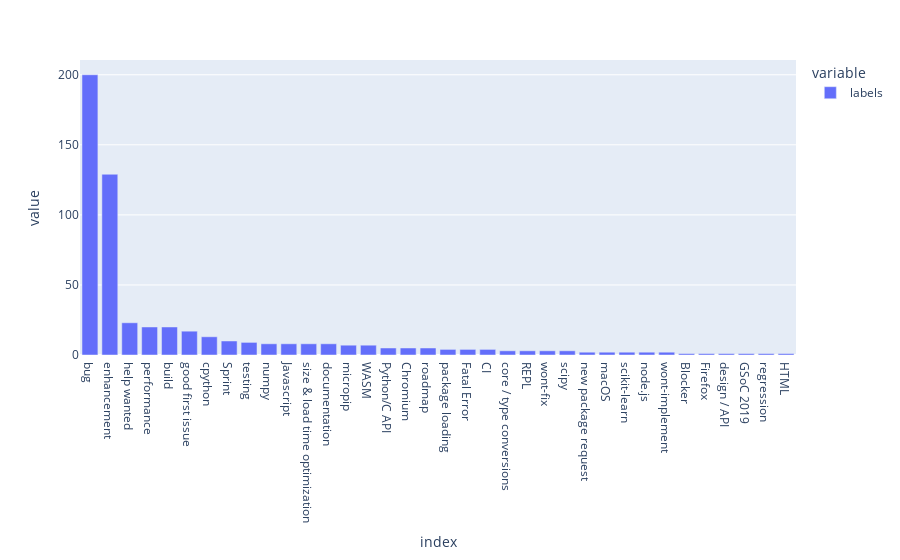

The cell this chart's notebook holds for it:
### Code cell
fig = px.bar(df['labels'].apply(lambda x: [label['name'] for label in x]).explode().value_counts())
fig.show()

### Figure 1 — Plotly figure (JSON) as saved in the notebook; plotly's stock layout.template omitted (floating-point values rounded to 4 significant figures)
{"data": [{"alignmentgroup": "True", "hovertemplate": "variable=labels<br>index=%{x}<br>value=%{y}<extra></extra>", "legendgroup": "labels", "marker": {"color": "#636efa", "pattern": {"shape": ""}}, "name": "labels", "offsetgroup": "labels", "orientation": "v", "showlegend": true, "textposition": "auto", "type": "bar", "x": ["bug", "enhancement", "help wanted", "performance", "build", "good first issue", "cpython", "Sprint", "testing", "numpy", "Javascript", "size & load time optimization", "documentation", "micropip", "WASM", "Python/C API", "Chromium", "roadmap", "package loading", "Fatal Error", "CI", "core / type conversions", "REPL", "wont-fix", "scipy", "new package request", "macOS", "scikit-learn", "node.js", "wont-implement", "Blocker", "Firefox", "design / API", "GSoC 2019", "regression", "HTML"], "xaxis": "x", "y": [200, 129, 23, 20, 20, 17, 13, 10, 9, 8, 8, 8, 8, 7, 7, 5, 5, 5, 4, 4, 4, 3, 3, 3, 3, 2, 2, 2, 2, 2, 1, 1, 1, 1, 1, 1], "yaxis": "y"}], "layout": {"barmode": "relative", "legend": {"title": {"text": "variable"}, "tracegroupgap": 0}, "margin": {"t": 60}, "xaxis": {"anchor": "y", "domain": [0, 1], "title": {"text": "index"}}, "yaxis": {"anchor": "x", "domain": [0, 1], "title": {"text": "value"}}}}
